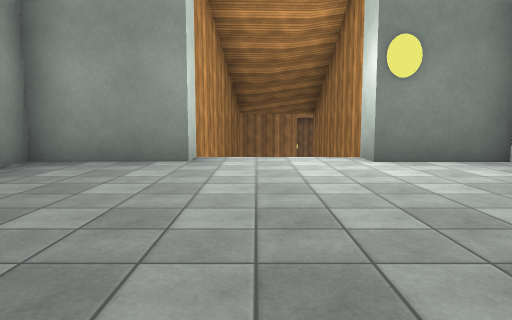
view 1 (above)

13 first-person views from a walk through a Unity game level. The camera is 1.2 m above the floor, tilts 6° down and sees 70° across. The floor is counted in squares, 2 m on a side. Each view is taken from the middle of a square. On the plan, view 1 faces up. The plan holds only what a view shows up to about 10 squares ahead; the rest is blank. The place goes on beyond the plan. Some trees and plants on the terrain are drawn as simple stand-ins. The player is left out. Some animated figures are not drawn. Some surface patterns are stand-ins.

view 2
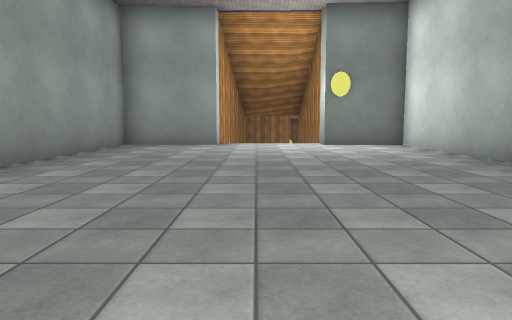

view 3
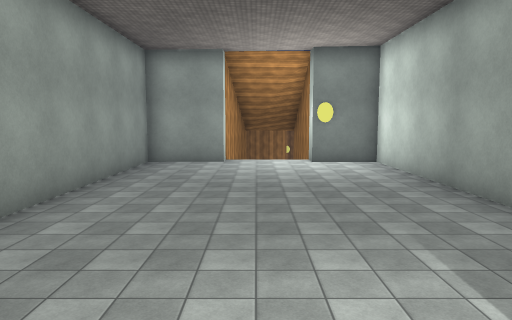

view 4
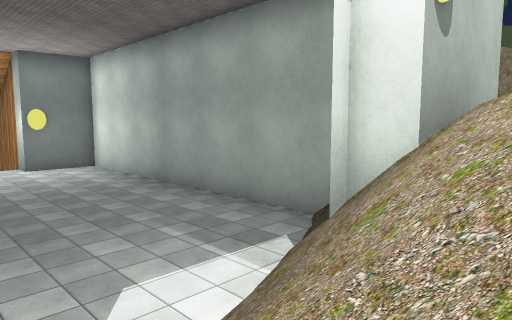

view 5
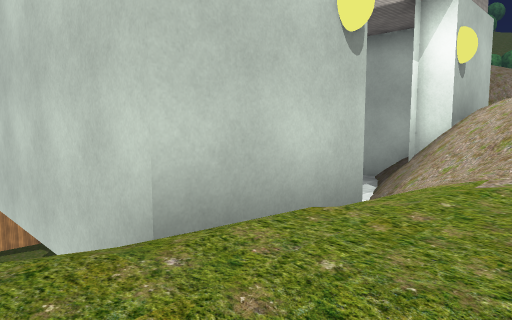

view 6
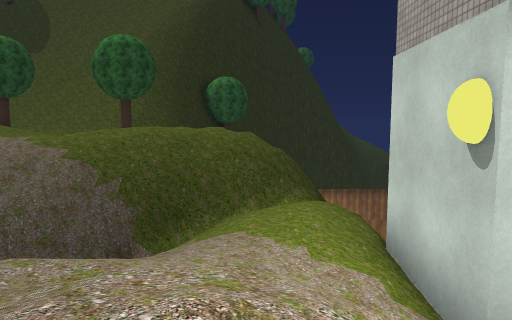

view 7
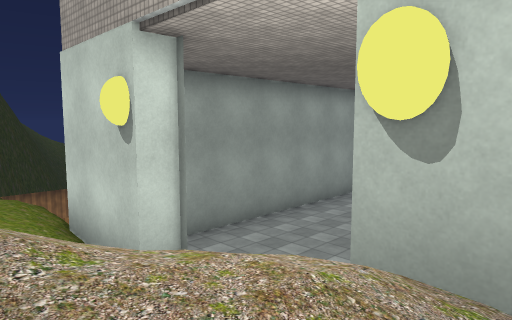

view 8
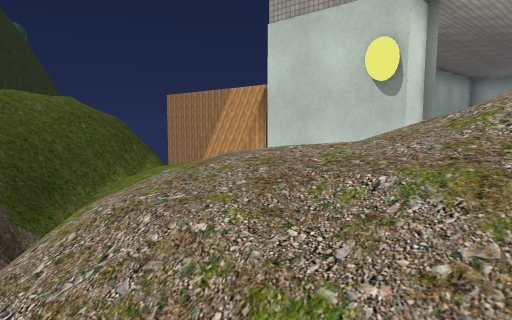

view 9
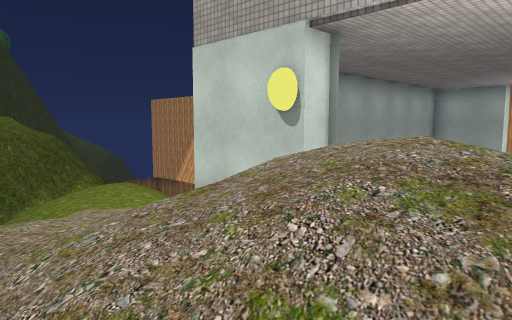

view 10
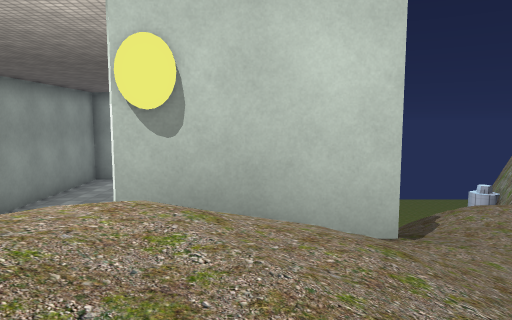

view 11
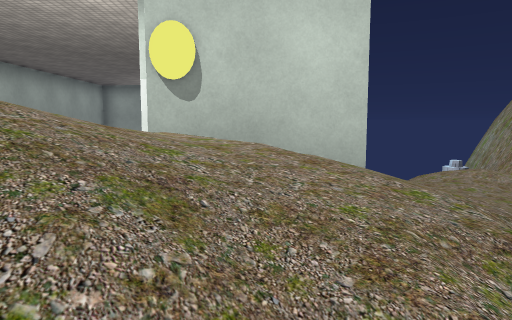

view 12
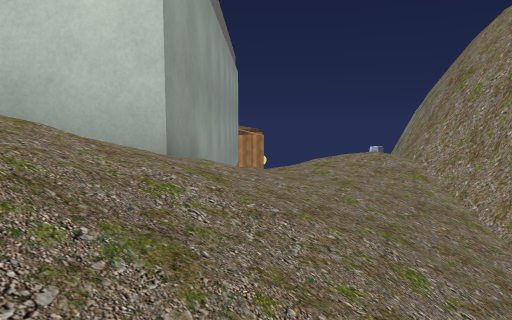

view 13
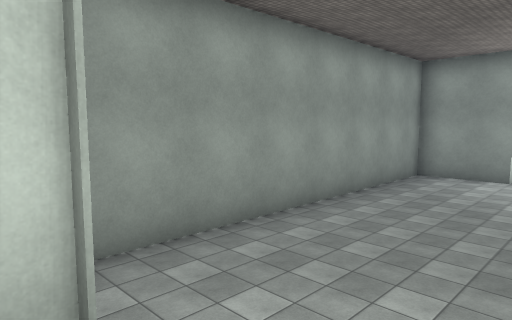

### Floor plan
Key: @ floor where view 1 was taken; # wall or solid block; . floor; / step, stairs or slope; = window, fence, low wall or low ledge; v drop or lower ground.
Columns run from 8 left of view 1 to 7 right of it. Each row starts with its distance up from view 1.
  7        #  #
  6     ####//###
  5     #.......#
  4     #.......#
  3     #.......#
  2     #.......#
  1     #.......#
  0     #...@...#
 -1     #.......#
 -2     #.......#  #
 -3     #.......#  #
 -4     #.......#//#
 -5     ##. /=###///
 -6  v///###//###//#
 -7  v=////////////
 -8  /=////////////
 -9 ///=//////////
-10 ///#=/ /////
-11  ///##  //

Where each view was taken, in squares from view 1:
view 1: 0 up, 0 right, facing up
view 2: 4 down, 0 right, facing up
view 3: 6 down, 0 right, facing up
view 4: 7 down, 1 left, facing up-right
view 5: 8 down, 5 left, facing up-right
view 6: 8 down, 2 right, facing left
view 7: 8 down, 3 right, facing up-left
view 8: 11 down, 1 right, facing up-left
view 9: 10 down, 2 right, facing up-left
view 10: 9 down, 3 right, facing up
view 11: 10 down, 3 right, facing up
view 12: 9 down, 5 right, facing up
view 13: 6 down, 1 right, facing up-left
